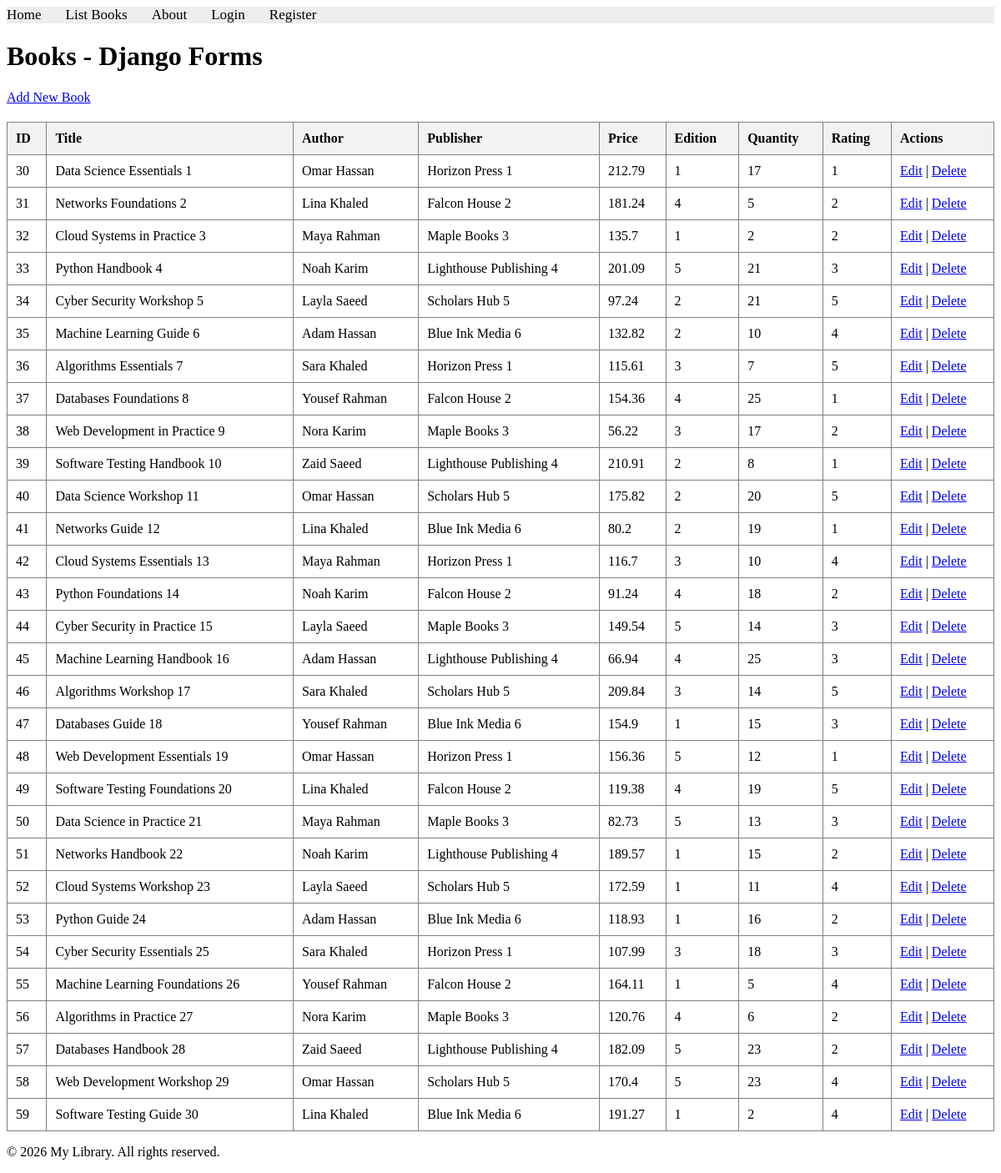
Page /books/lab9_part2/listbooks on the earlier database version.
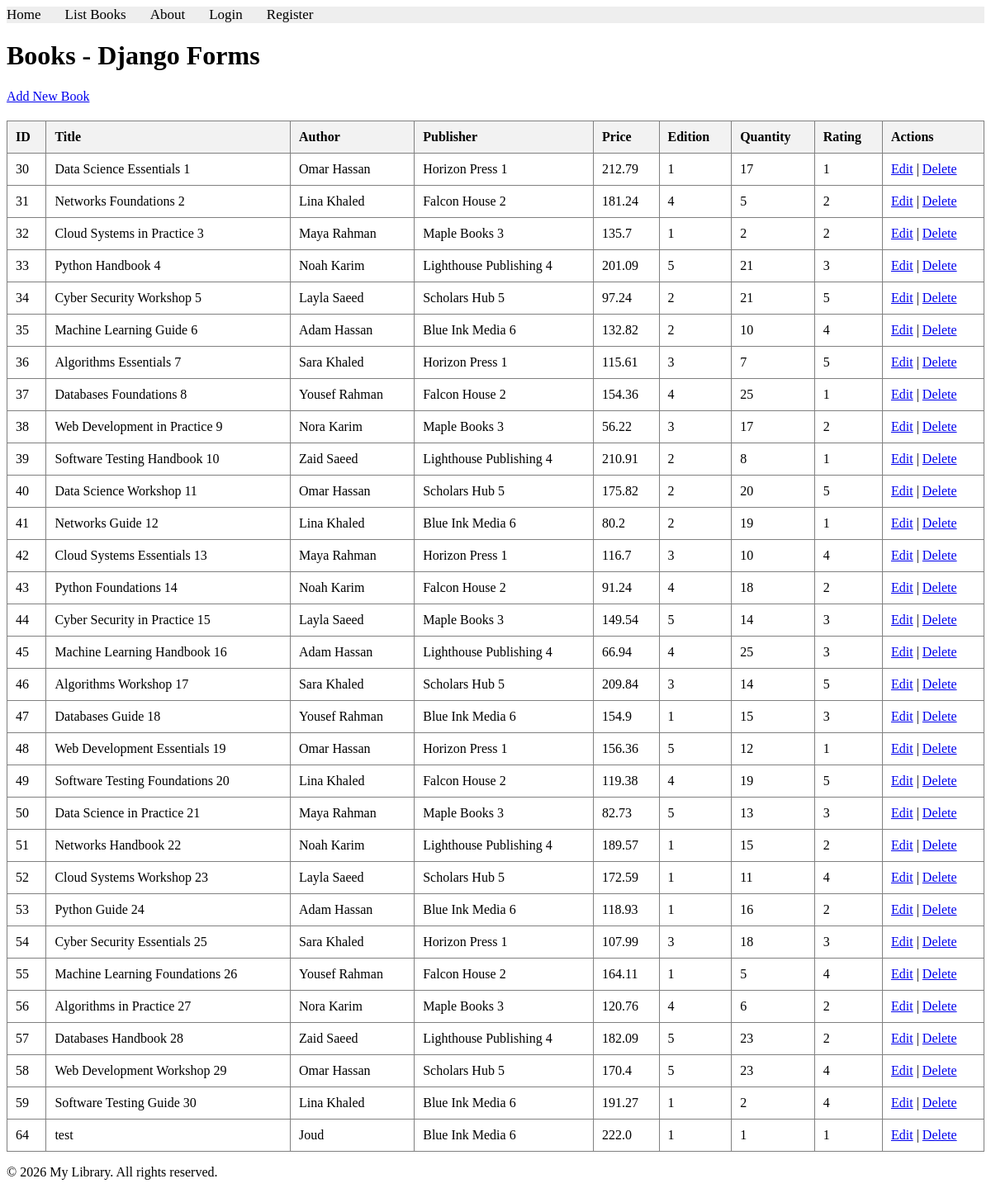
Same page on the later database version.
### apps/bookmodule/models.py (models this page shows, shortened)
class Book(models.Model):
    title = models.CharField(max_length=100)
    author = models.CharField(max_length=50, blank=True)
    price = models.FloatField(default=0.0)
    quantity = models.IntegerField(default=1)
    pubdate = models.DateTimeField(null=True, blank=True)
    rating = models.SmallIntegerField(default=1)
    edition = models.SmallIntegerField(default=1)
    publisher = models.ForeignKey(
        Publisher,
        null=True,
        blank=True,
        on_delete=models.SET_NULL,
    )
    authors = models.ManyToManyField(Author, blank=True)

class Publisher(models.Model):
    name = models.CharField(max_length=200)
    location = models.CharField(max_length=300)

### apps/bookmodule/views.py (the view)
# urls.py: path('lab9_part2/listbooks', views.lab9_part2_listbooks, name="books.lab9_part2_listbooks"),
def lab9_part2_listbooks(request):
    books = Book.objects.select_related('publisher').order_by('id')
    return render(
        request,
        'bookmodule/lab9_part2_listbooks.html',
        {'books': books},
    )

### apps/templates/bookmodule/lab9_part2_listbooks.html (shortened to what this page needs)
{% extends "layouts/base.html" %}
{% block content %}
<h1>Books - Django Forms</h1>
<p>
    <a href="{% url 'books.lab9_part2_addbook' %}">Add New Book</a>
</p>
<table border="1" style="width: 100%; border-collapse: collapse; margin-top: 20px;">
    <thead>
        <tr style="background-color: #f2f2f2; text-align: left;">
            <th style="padding: 10px;">ID</th>
            <th style="padding: 10px;">Title</th>
            <th style="padding: 10px;">Author</th>
            <th style="padding: 10px;">Publisher</th>
            <th style="padding: 10px;">Price</th>
            <th style="padding: 10px;">Edition</th>
            <th style="padding: 10px;">Quantity</th>
            <th style="padding: 10px;">Rating</th>
            <th style="padding: 10px;">Actions</th>
        </tr>
    </thead>
    <tbody>
        {% for book in books %}
        <tr>
            <td style="padding: 10px;">{{ book.id }}</td>
            <td style="padding: 10px;">{{ book.title }}</td>
            <td style="padding: 10px;">{{ book.author|default:"No author" }}</td>
            <td style="padding: 10px;">{{ book.publisher.name|default:"No publisher" }}</td>
            <td style="padding: 10px;">{{ book.price }}</td>
            <td style="padding: 10px;">{{ book.edition }}</td>
            <td style="padding: 10px;">{{ book.quantity }}</td>
            <td style="padding: 10px;">{{ book.rating }}</td>
            <td style="padding: 10px;">
                <a href="{% url 'books.lab9_part2_editbook' book.id %}">Edit</a>
                |
                <a href="{% url 'books.lab9_part2_deletebook' book.id %}">Delete</a>
            </td>
        </tr>
        {% empty %}
        <tr>
            <td colspan="9" style="text-align: center; padding: 10px;">No books found.</td>
        </tr>
        {% endfor %}
    </tbody>
</table>
{% endblock content %}

Differences in the rows shown:
added Book: id "64", title "test", author "Joud", publisher.name "Blue Ink Media 6", price "222.0", edition "1", quantity "1", rating "1"
